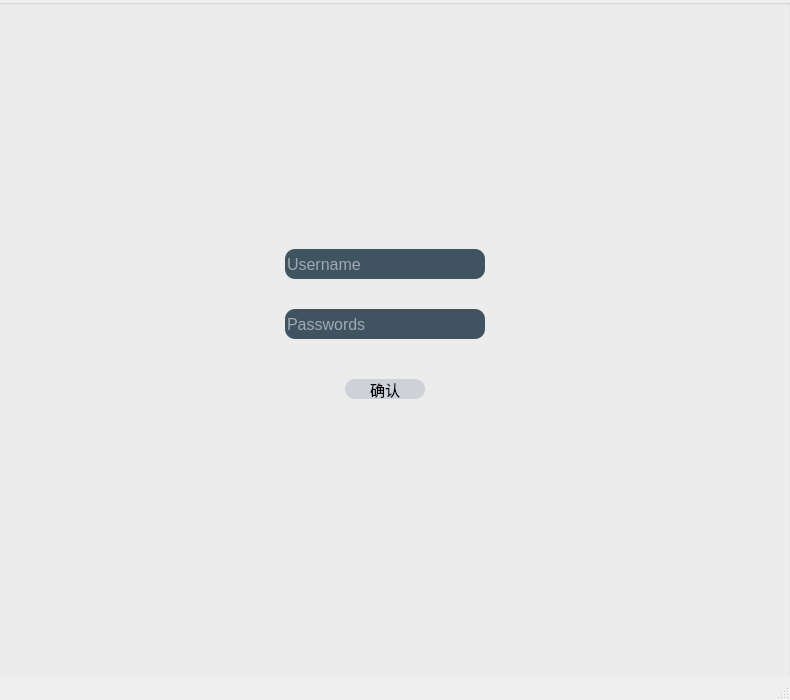
<?xml version="1.0" encoding="UTF-8"?>
<ui version="4.0">
 <class>RegisterScene</class>
 <widget class="QMainWindow" name="RegisterScene">
  <property name="geometry">
   <rect>
    <x>0</x>
    <y>0</y>
    <width>790</width>
    <height>700</height>
   </rect>
  </property>
  <property name="minimumSize">
   <size>
    <width>790</width>
    <height>700</height>
   </size>
  </property>
  <property name="maximumSize">
   <size>
    <width>790</width>
    <height>700</height>
   </size>
  </property>
  <property name="windowTitle">
   <string>MainWindow</string>
  </property>
  <property name="styleSheet">
   <string notr="true">*{
font-size:15px;
font-style:MingLiU-ExtB;
}
QFrame{
border:sold 10px rgba(0,0,0);
}
QLineEdit{
color:white;
background-color:#405361;
font-size:16px;
border-style:outset;
border-radius:10px;
font-style:MingLiU-ExtB;
}
QPushButton{
background:#ced1d8;
border-style:outset;
border-radius:10px;
font-style:MingLiU-ExtB;
}
QPushButton:pressed{
background-color:rgb(224,0,0);
border-style:inset;
font-style:MingLiU-ExtB;
}
</string>
  </property>
  <widget class="QWidget" name="centralwidget">
   <widget class="QGroupBox" name="groupBox">
    <property name="geometry">
     <rect>
      <x>-10</x>
      <y>-1</y>
      <width>801</width>
      <height>701</height>
     </rect>
    </property>
    <property name="minimumSize">
     <size>
      <width>0</width>
      <height>0</height>
     </size>
    </property>
    <property name="maximumSize">
     <size>
      <width>10000</width>
      <height>10000</height>
     </size>
    </property>
    <property name="title">
     <string/>
    </property>
    <widget class="QLineEdit" name="user_name_s">
     <property name="geometry">
      <rect>
       <x>295</x>
       <y>250</y>
       <width>200</width>
       <height>30</height>
      </rect>
     </property>
     <property name="minimumSize">
      <size>
       <width>200</width>
       <height>30</height>
      </size>
     </property>
     <property name="maximumSize">
      <size>
       <width>200</width>
       <height>30</height>
      </size>
     </property>
     <property name="placeholderText">
      <string>Username</string>
     </property>
    </widget>
    <widget class="QLineEdit" name="passwords_s">
     <property name="geometry">
      <rect>
       <x>295</x>
       <y>310</y>
       <width>200</width>
       <height>30</height>
      </rect>
     </property>
     <property name="minimumSize">
      <size>
       <width>200</width>
       <height>30</height>
      </size>
     </property>
     <property name="maximumSize">
      <size>
       <width>200</width>
       <height>30</height>
      </size>
     </property>
     <property name="placeholderText">
      <string>Passwords</string>
     </property>
    </widget>
    <widget class="QPushButton" name="confi_Btn">
     <property name="geometry">
      <rect>
       <x>355</x>
       <y>380</y>
       <width>80</width>
       <height>20</height>
      </rect>
     </property>
     <property name="minimumSize">
      <size>
       <width>80</width>
       <height>20</height>
      </size>
     </property>
     <property name="maximumSize">
      <size>
       <width>80</width>
       <height>20</height>
      </size>
     </property>
     <property name="text">
      <string>确认</string>
     </property>
    </widget>
   </widget>
  </widget>
  <widget class="QMenuBar" name="menubar">
   <property name="geometry">
    <rect>
     <x>0</x>
     <y>0</y>
     <width>790</width>
     <height>26</height>
    </rect>
   </property>
  </widget>
  <widget class="QStatusBar" name="statusbar"/>
 </widget>
 <resources/>
 <connections/>
</ui>
